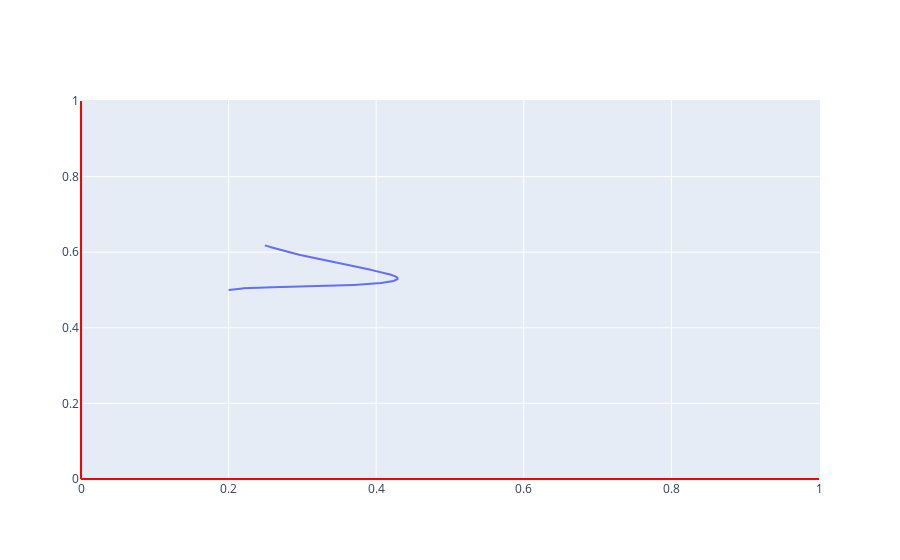

The code cell stored with this chart in its notebook:
### Code cell
# Plot the projections
fig_uc = go.Figure()
fig_uc.add_shape(
    type="line",
    x0=0,
    y0=0.0,
    x1=1,
    y1=0.0,
    line=dict(color="red", width=2),
)
fig_uc.add_shape(
    type="line",
    x0=0,
    y0=1.0,
    x1=0,
    y1=0.0,
    line=dict(color="red", width=2),
)



fig_uc.add_trace(go.Scatter(x=u, y=c, mode='lines', name='uc'))
fig_uc.show()

### Figure 1 — Plotly figure (JSON) as saved in the notebook; plotly's stock layout.template omitted (floating-point values rounded to 4 significant figures; data arrays with more than 128 entries replaced by an {"elided": "..."} marker saying what was removed)
{"data": [{"mode": "lines", "name": "uc", "type": "scatter", "x": {"elided": "1000 float values"}, "y": {"elided": "1000 float values"}}], "layout": {"shapes": [{"line": {"color": "red", "width": 2}, "type": "line", "x0": 0, "x1": 1, "y0": 0, "y1": 0}, {"line": {"color": "red", "width": 2}, "type": "line", "x0": 0, "x1": 0, "y0": 1, "y1": 0}]}}
